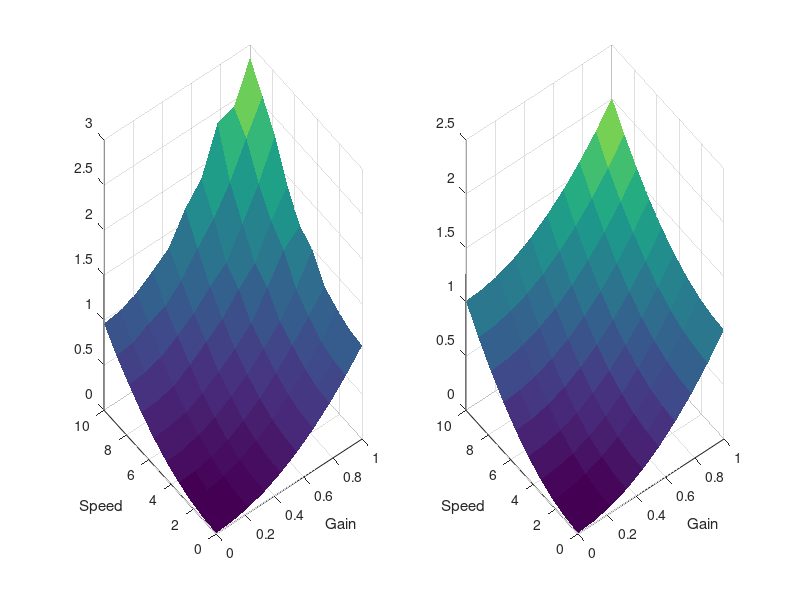

Source code (MATLAB):
function SimSimpleGainNoiseSDN(varargin)
%% SimSimpleGainNoiseModel
%
%   SimSimpleGainNoiseModel()
%
%   Simulates simple sensorimotor gain noise model of the form:
%           e = (g + eta_g)(s + eta_s);
%
%   with the covariance between eta_g and eta_s set to zero. Simulates a
%   number of values of g and s for the default noise set to Gaussian,
%   independent, with mean 0 and standard deviation set to 0.1 and 1,
%   respectively.
%
%%

%% Defaults

%% Parse inputs
Parser = inputParser;

addParameter(Parser,'sigma_g',0.1)
addParameter(Parser,'sigma_s',1)
addParameter(Parser,'w',0.1)
addParameter(Parser,'sigma_gs',0)
addParameter(Parser,'gs',linspace(0,1,10))
addParameter(Parser,'ss',linspace(0,10,10))
addParameter(Parser,'sampleN',1000)

parse(Parser,varargin{:})

sigma_g = Parser.Results.sigma_g;
sigma_s = Parser.Results.sigma_s;
w = Parser.Results.w;
sigma_gs = Parser.Results.sigma_gs;
gs = Parser.Results.gs;
ss = Parser.Results.ss;
sampleN = Parser.Results.sampleN;

%% For each combination of g and s generate samples and eye outputs

% All combinations
[Gs,Ss] = meshgrid(gs,ss);

% Generate noise
COV = [sigma_g^2, sigma_gs^2; sigma_gs^2, sigma_s^2];
Noise = mvnrnd([0,0],COV,sampleN);

% Calculate e
Es = (repmat(Gs,[1,1,sampleN]) + ...
    repmat(permute(Noise(:,1),[3,2,1]),[size(Gs,1),size(Gs,2),1]))...
    .*...
    (repmat(Ss,[1,1,sampleN]) + ...
    repmat(permute(Noise(:,2),[3,2,1]),[size(Ss,1),size(Ss,2),1]) + ...
    + w*repmat(Ss,[1,1,sampleN]).*randn(size(Ss,1),size(Ss,2),sampleN));

% Calculate stats
mE = mean(Es,3);
vE = var(Es - repmat(mE,[1,1,sampleN]),[],3);

%% Theoretical results
M = Gs.*Ss;
VAR = sigma_s^2*Gs.^2 + sigma_s^2*sigma_g^2 + sigma_g^2*Ss.^2;

%% Analyze
% figure
% subplot(1,2,1)
% surf(Gs,Ss,mE,'EdgeColor','none')
% xlabel('Gain')
% ylabel('Speed')
% 
% subplot(1,2,2)
% surf(Gs,Ss,M,'EdgeColor','none')
% xlabel('Gain')
% ylabel('Speed')

%%
figure
subplot(1,2,1)
surf(Gs,Ss,vE,'EdgeColor','none')
xlabel('Gain')
ylabel('Speed')

subplot(1,2,2)
surf(Gs,Ss,VAR,'EdgeColor','none')
xlabel('Gain')
ylabel('Speed')
